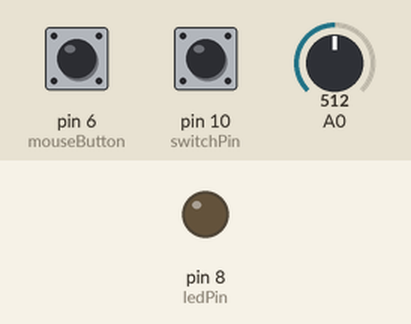
A sketch run on a simulated Arduino Leonardo, built with avr-gcc and run on an emulated ATmega32U4. Parts: output pins drawn as LEDs (lit = HIGH). The test bench sets the inputs (shaded band); at power-on: pin 10 (switchPin) HIGH, pin 6 (mouseButton) HIGH, A0 = 512. USB keyboard and mouse output is not drawn.

Above: at 1.2 s.
1.3 s: pin 10 (switchPin) pulled LOW for 0.15 s
At 1.37 s:
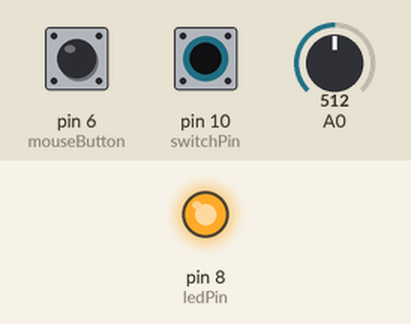
2.9 s: pin 10 (switchPin) pulled LOW for 3.2 s
At 6.4 s:
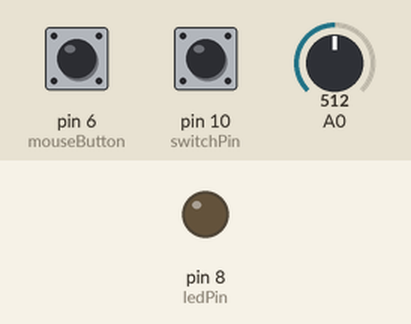
Timing chart, 0 to 7.9 s (numbered marks = the images above; inputs shaded):
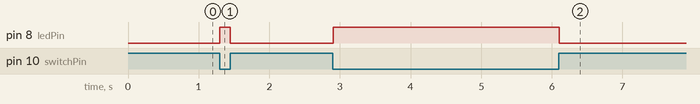

Measured:
- after the input at 1.3 s, pin 8 (ledPin): LOW → HIGH at once, → LOW 0.15 s later
- after the input at 2.9 s, pin 8 (ledPin): LOW → HIGH at once, → LOW 3.2 s later

The sketch:

1_MOUSE.ino
```cpp
/* Interfaz "caótica" de dibujo
  El interruptor define si tomamos control o no del mouse del computador.
  Si movemos el interruptor y la luz del botón está encendida, estamos en control del mouse
  Si movemos el interruptor y la luz está apagada, ya no estamos en control del mouse
  Usar esta última opción si nuestro ejercicio se "descontrola"
  Al mover el potenciómetro sólo, dibujaremos principalmente en la línea vertical (con algunos desvíos para que sea más divertido)
  Al mover el potenciómetro presionando el botón a la vez,
  dibujaremos principalmente en la línea Horizontal (con algunos desvíos para que sea más divertido)
  La herramienta online de dibujo que usaremos será:
  https://www.mandalagaba.com/
*/
#include "Mouse.h"

const int switchPin = 10;
const int mouseButton = 6;
const int xAxis = A0;
const int yAxis = A1;
const int ledPin = 8;


int range = 12;
int responseDelay = 5;
int threshold = range / 4;
int center = range / 2;
int distance = 0;
bool mouseIsActive = false;

int ultimoEstadoX = 0;
int ultimoEstadoY = 0;

void setup() {
  Serial.begin(9600);
  pinMode(switchPin, INPUT_PULLUP);
  pinMode(mouseButton, INPUT_PULLUP);
  pinMode(ledPin, OUTPUT);
  Mouse.begin();
}

void loop() {
  int switchState = digitalRead(switchPin);
  if (switchState == LOW) {
    mouseIsActive = HIGH;
    digitalWrite(ledPin, mouseIsActive);
  }
  else {
    mouseIsActive = LOW;
    digitalWrite(ledPin, mouseIsActive);
    Mouse.release(MOUSE_LEFT);
  }
  int xReading = analogRead(A0);
  xReading = map(xReading, 0, 1023, 0, 8);
  int yReading = xReading;

  if (mouseIsActive) {
    if (digitalRead(mouseButton) == LOW) {
      Mouse.move(xReading, 0, 0);
      Mouse.press(MOUSE_LEFT);
    }
    else {
      Mouse.move(0, yReading, 0);
      Mouse.press(MOUSE_LEFT);
    }
  }
  delay(responseDelay);
}
```
